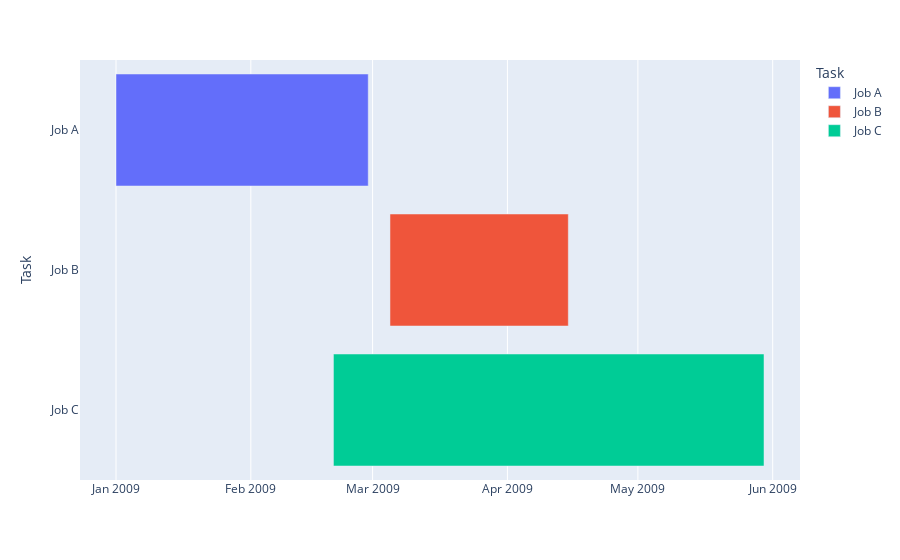

The code cell stored with this chart in its notebook:
### Code cell
import pandas as pd
import plotly.express as px

df = pd.DataFrame([dict(Task="Job A", Start='2009-01-01', Finish='2009-02-28'),
      dict(Task="Job B", Start='2009-03-05', Finish='2009-04-15'),
      dict(Task="Job C", Start='2009-02-20', Finish='2009-05-30')])

px.timeline(df, x_start="Start", x_end="Finish", y="Task", color="Task").show()

### Figure 1 — Plotly figure (JSON) as saved in the notebook; plotly's stock layout.template omitted (floating-point values rounded to 4 significant figures)
{"data": [{"alignmentgroup": "True", "base": ["2009-01-01"], "hovertemplate": "Task=%{y}<br>Start=%{base}<br>Finish=%{x}<extra></extra>", "legendgroup": "Job A", "marker": {"color": "#636efa"}, "name": "Job A", "offsetgroup": "Job A", "orientation": "h", "showlegend": true, "textposition": "auto", "type": "bar", "x": [5011200000], "xaxis": "x", "y": ["Job A"], "yaxis": "y"}, {"alignmentgroup": "True", "base": ["2009-03-05"], "hovertemplate": "Task=%{y}<br>Start=%{base}<br>Finish=%{x}<extra></extra>", "legendgroup": "Job B", "marker": {"color": "#EF553B"}, "name": "Job B", "offsetgroup": "Job B", "orientation": "h", "showlegend": true, "textposition": "auto", "type": "bar", "x": [3542400000], "xaxis": "x", "y": ["Job B"], "yaxis": "y"}, {"alignmentgroup": "True", "base": ["2009-02-20"], "hovertemplate": "Task=%{y}<br>Start=%{base}<br>Finish=%{x}<extra></extra>", "legendgroup": "Job C", "marker": {"color": "#00cc96"}, "name": "Job C", "offsetgroup": "Job C", "orientation": "h", "showlegend": true, "textposition": "auto", "type": "bar", "x": [8553600000], "xaxis": "x", "y": ["Job C"], "yaxis": "y"}], "layout": {"autosize": true, "barmode": "overlay", "legend": {"title": {"text": "Task"}, "tracegroupgap": 0}, "margin": {"t": 60}, "xaxis": {"anchor": "y", "autorange": true, "domain": [0, 1], "range": ["2008-12-23 17:20", "2009-06-07 06:40"], "type": "date"}, "yaxis": {"anchor": "x", "autorange": true, "categoryarray": ["Job A", "Job B", "Job C"], "categoryorder": "array", "domain": [0, 1], "range": [2.5, -0.5], "title": {"text": "Task"}, "type": "category"}}}
